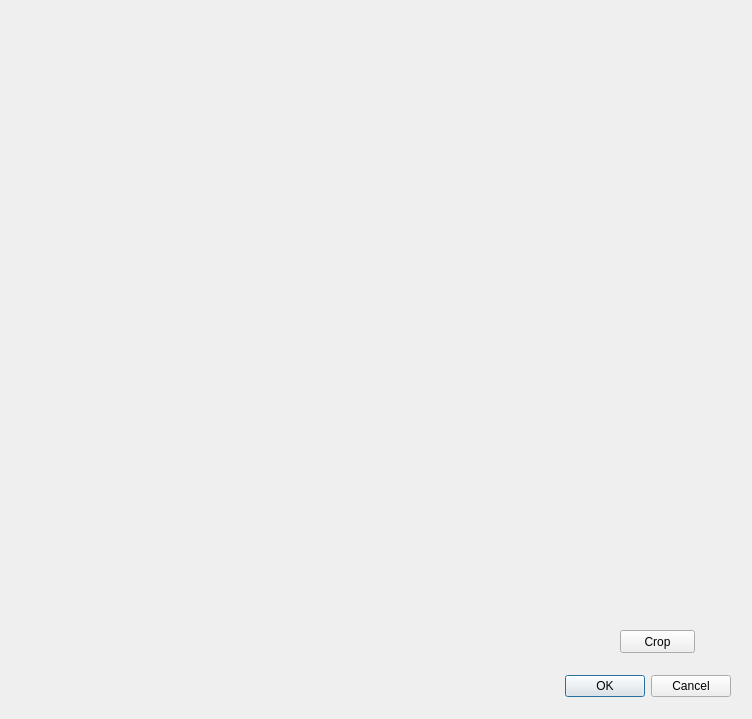
<?xml version="1.0" encoding="UTF-8"?>
<ui version="4.0">
 <class>Dialog</class>
 <widget class="QDialog" name="Dialog">
  <property name="geometry">
   <rect>
    <x>0</x>
    <y>0</y>
    <width>752</width>
    <height>719</height>
   </rect>
  </property>
  <property name="windowTitle">
   <string>Dialog</string>
  </property>
  <widget class="QDialogButtonBox" name="buttonBox">
   <property name="geometry">
    <rect>
     <x>390</x>
     <y>670</y>
     <width>341</width>
     <height>32</height>
    </rect>
   </property>
   <property name="orientation">
    <enum>Qt::Horizontal</enum>
   </property>
   <property name="standardButtons">
    <set>QDialogButtonBox::Cancel|QDialogButtonBox::Ok</set>
   </property>
  </widget>
  <widget class="Annotate" name="widget" native="true">
   <property name="geometry">
    <rect>
     <x>10</x>
     <y>30</y>
     <width>651</width>
     <height>571</height>
    </rect>
   </property>
  </widget>
  <widget class="QPushButton" name="pushButton">
   <property name="geometry">
    <rect>
     <x>620</x>
     <y>630</y>
     <width>75</width>
     <height>23</height>
    </rect>
   </property>
   <property name="text">
    <string>Crop</string>
   </property>
  </widget>
 </widget>
 <customwidgets>
  <customwidget>
   <class>Annotate</class>
   <extends>QWidget</extends>
   <header location="global">im</header>
   <container>1</container>
  </customwidget>
 </customwidgets>
 <resources/>
 <connections>
  <connection>
   <sender>buttonBox</sender>
   <signal>accepted()</signal>
   <receiver>Dialog</receiver>
   <slot>accept()</slot>
   <hints>
    <hint type="sourcelabel">
     <x>248</x>
     <y>254</y>
    </hint>
    <hint type="destinationlabel">
     <x>157</x>
     <y>274</y>
    </hint>
   </hints>
  </connection>
  <connection>
   <sender>buttonBox</sender>
   <signal>rejected()</signal>
   <receiver>Dialog</receiver>
   <slot>reject()</slot>
   <hints>
    <hint type="sourcelabel">
     <x>316</x>
     <y>260</y>
    </hint>
    <hint type="destinationlabel">
     <x>286</x>
     <y>274</y>
    </hint>
   </hints>
  </connection>
 </connections>
</ui>
